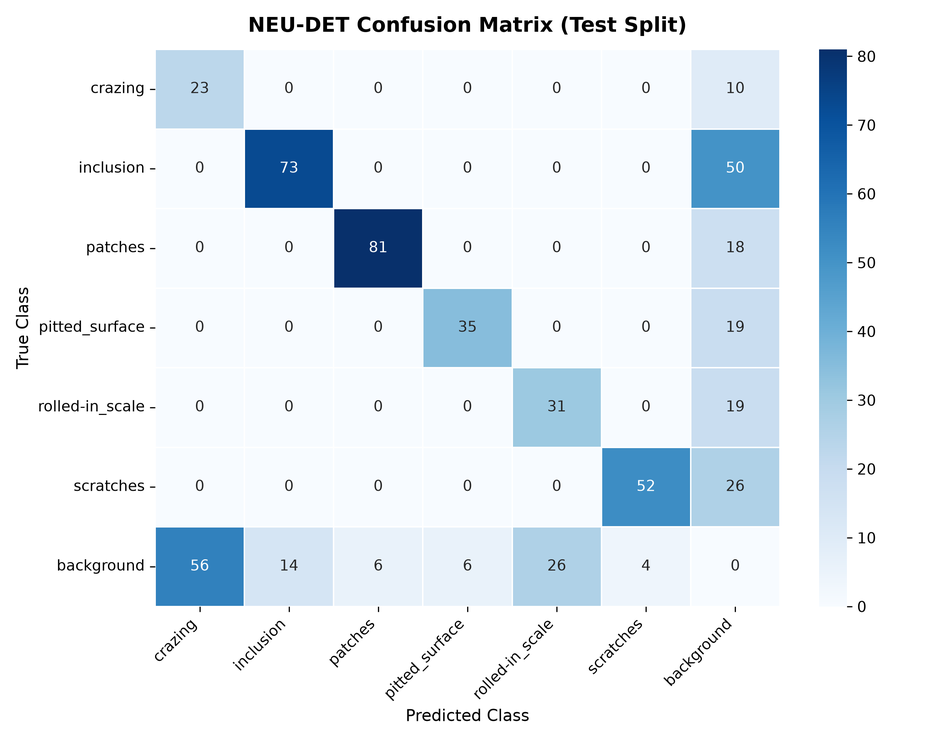
#> input picture reports/cm_01_baseline_yolov8n_imgsz200.png, 952 x 741 px, shrunk from 2700 x 2100 before the run
$ python -i drift.py   (imports and definitions only)   (older library calls are emulated)
#> lines starting #> are read from the running program, lines starting #| are printed output that depends on the picture
#> further down, picture is the input picture: shape (741, 952, 3); mean B, G, R 244.2, 237.1, 228.5
"""
Production Input Distribution & Concept Drift Monitor for Industrial Vision.
Tracks per-request image photometric statistics (brightness, contrast, sharpness, entropy),
compares against training baseline distributions via the two-sample Kolmogorov-Smirnov (KS) test,
and enforces an automated retraining trigger when significant covariate shift occurs.
"""

import os
import glob
import json
import argparse
from pathlib import Path
from collections import deque
import numpy as np
import cv2
from scipy import stats


def compute_image_metrics(image: np.ndarray) -> dict:
    """
    Calculates essential photometric and structural image statistics.
    Input image can be BGR or Grayscale uint8 array.
    """
    if len(image.shape) == 3:
        gray = cv2.cvtColor(image, cv2.COLOR_BGR2GRAY)
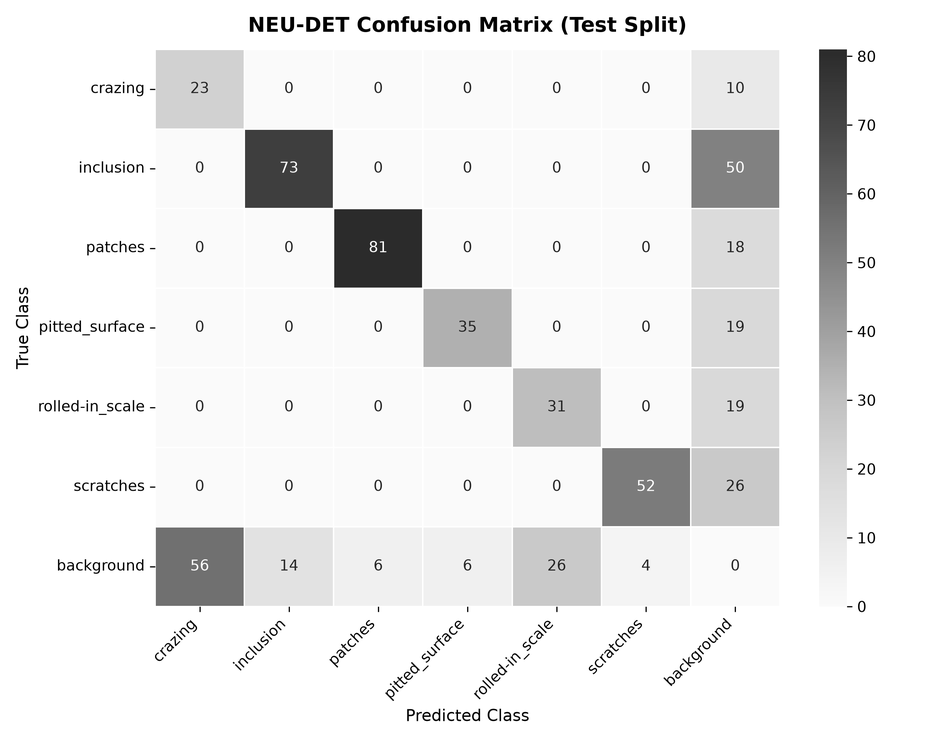
#> gray: shape (741, 952); min 0, max 255, mean 235.3
    else:
        gray = image

    # 1. Brightness: mean intensity [0, 255]
    brightness = float(np.mean(gray))
#> brightness = 235.3

    # 2. Contrast: standard deviation of pixel intensities
    contrast = float(np.std(gray))
#> contrast = 46.13

    # 3. Sharpness: Laplacian variance (focus/blur indicator)
    laplacian = cv2.Laplacian(gray, cv2.CV_64F)
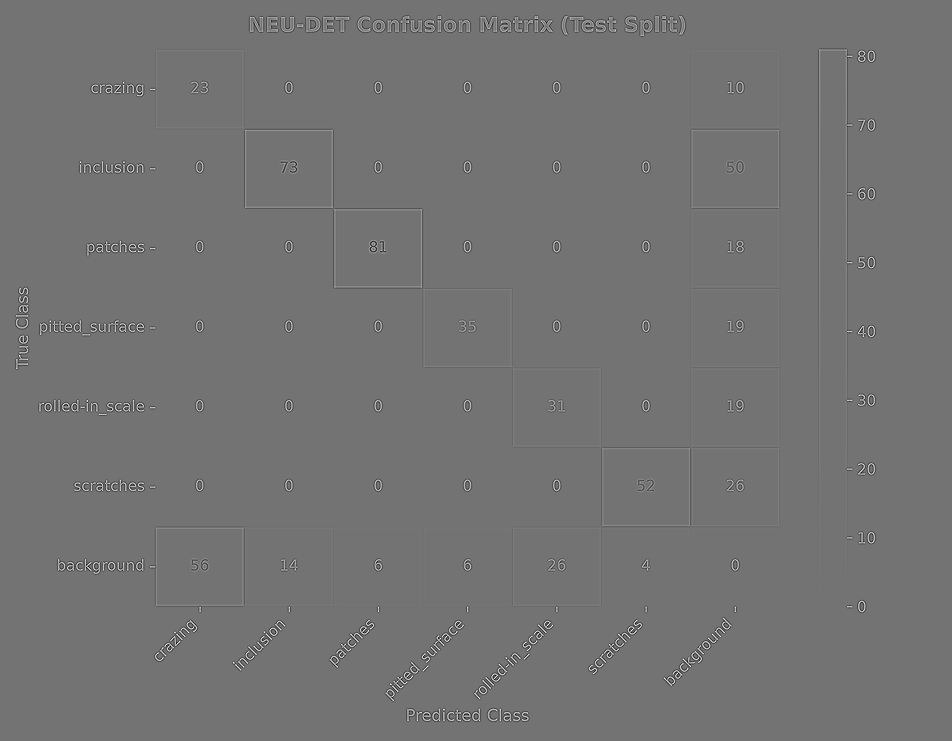
#> laplacian: shape (741, 952) float64; min -612, max 736, mean 0; drawn with min black and max white
    sharpness = float(laplacian.var())
#> sharpness = 2013.5

    # 4. Image Entropy: information content
    hist, _ = np.histogram(gray, bins=256, range=(0, 256), density=True)
#> hist = 256 values, max 0.466 at index 255, min 5.25e-05 at index 20, mean 0.00391
    hist = hist[hist > 0]
    entropy = float(-np.sum(hist * np.log2(hist)))
#> entropy = 2.99

    return {
        "brightness": round(brightness, 2),
        "contrast": round(contrast, 2),
        "sharpness": round(sharpness, 2),
        "entropy": round(entropy, 2),
    }


# [71 lines left out: function build_baseline_distribution, not called in this run]


class DriftMonitor:
    """
    Tracks streaming request metrics and tests for distribution shift.
    """

    # [180 lines left out: functions __init__, record_image, check_drift, run_drift_demo, not called in this run]


# [13 lines not run here, left out]

>>> import cv2
>>> picture = cv2.imread('../../reports/cm_01_baseline_yolov8n_imgsz200.png')
>>> result = compute_image_metrics(picture)
#> result = {'brightness': 235.3, 'contrast': 46.13, 'sharpness': 2013.5, 'entropy': 2.99}

$ run again, on reports/BoxF1_curve.png
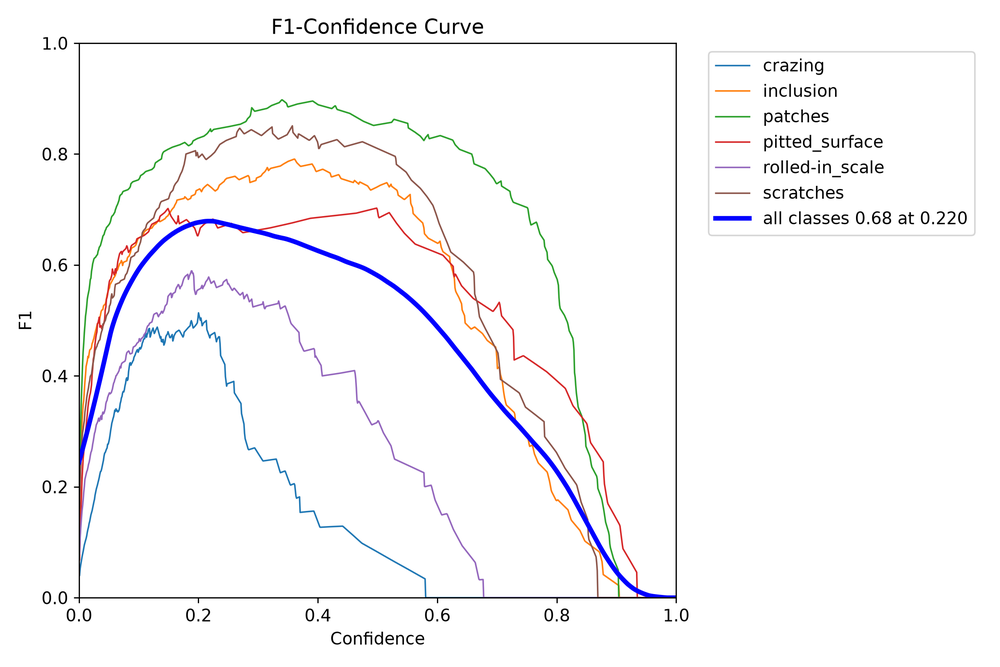
#> input picture reports/BoxF1_curve.png, 1000 x 667 px, shrunk from 2250 x 1500 before the run
#> picture is the input picture: shape (667, 1000, 3); mean B, G, R 249.1, 247.8, 248.3
#> in compute_image_metrics, `gray = cv2.cvtColor(image, cv2.COLOR_BGR2GRAY)`:
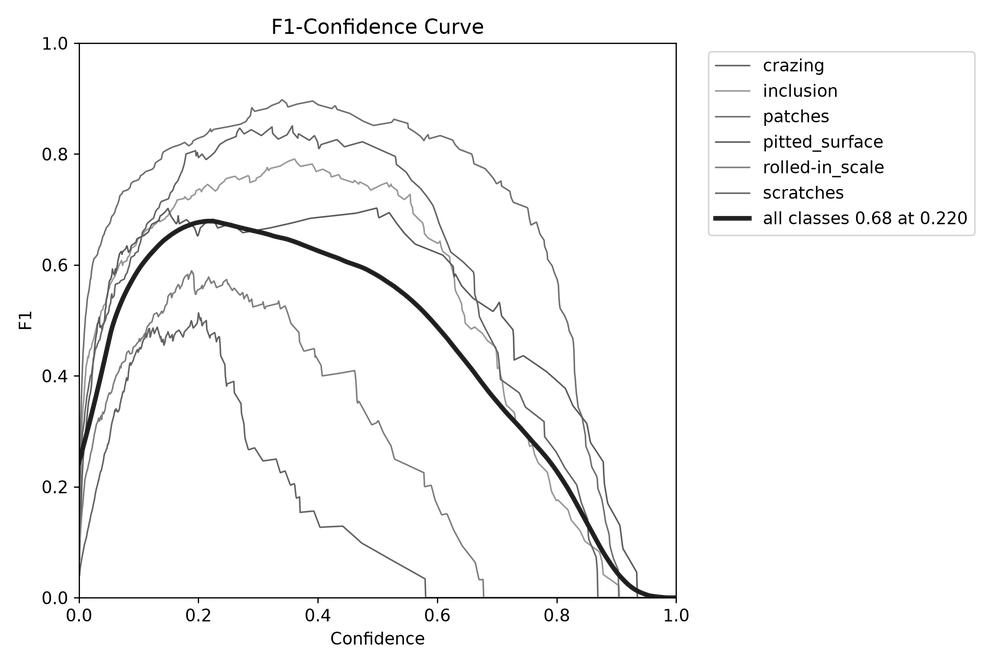
#> gray: shape (667, 1000); min 0, max 255, mean 248.1
#> brightness = 248.1
#> contrast = 33.7
#> sharpness = 2616.7
#> hist = 256 values, max 0.911 at index 255, min 3.6e-05 at index 63, mean 0.00391
#> entropy = 1
#> result = {'brightness': 248.1, 'contrast': 33.7, 'sharpness': 2616.7, 'entropy': 1}

$ run again, on reports/BoxPR_curve.png
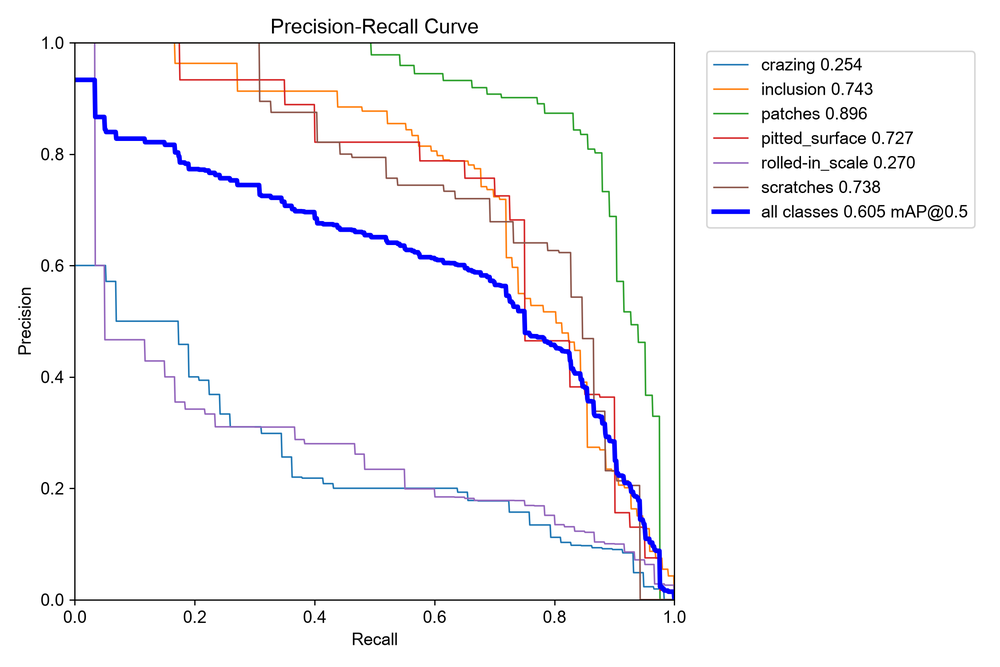
#> input picture reports/BoxPR_curve.png, 1000 x 667 px, shrunk from 2250 x 1500 before the run
#> picture is the input picture: shape (667, 1000, 3); mean B, G, R 249.3, 247.5, 248
#> in compute_image_metrics, `gray = cv2.cvtColor(image, cv2.COLOR_BGR2GRAY)`:
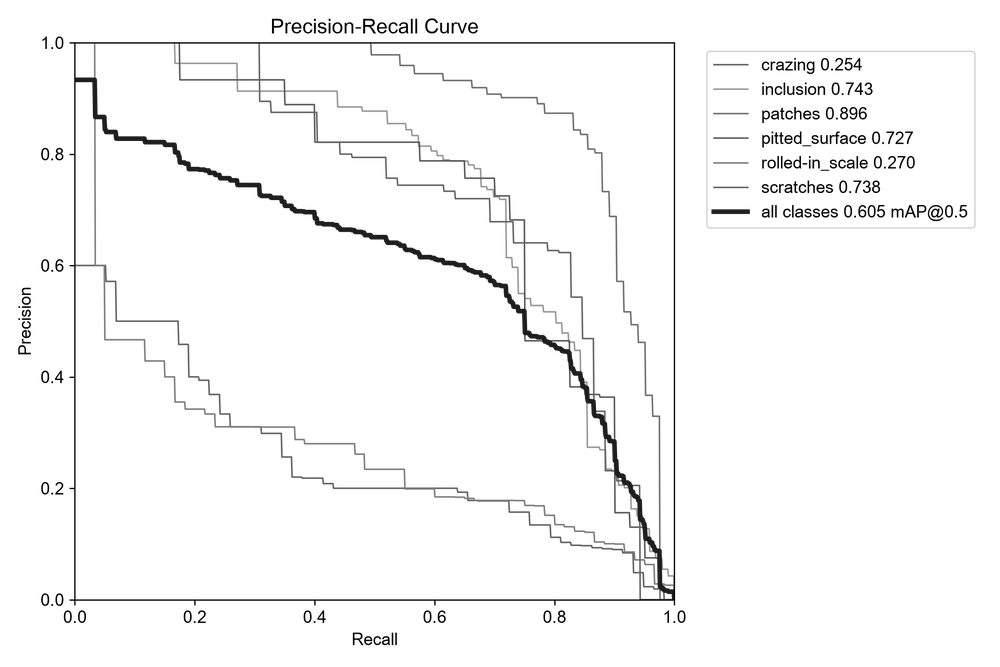
#> gray: shape (667, 1000); min 0, max 255, mean 247.9
#> brightness = 247.9
#> contrast = 34.33
#> in compute_image_metrics, `laplacian = cv2.Laplacian(gray, cv2.CV_64F)`:
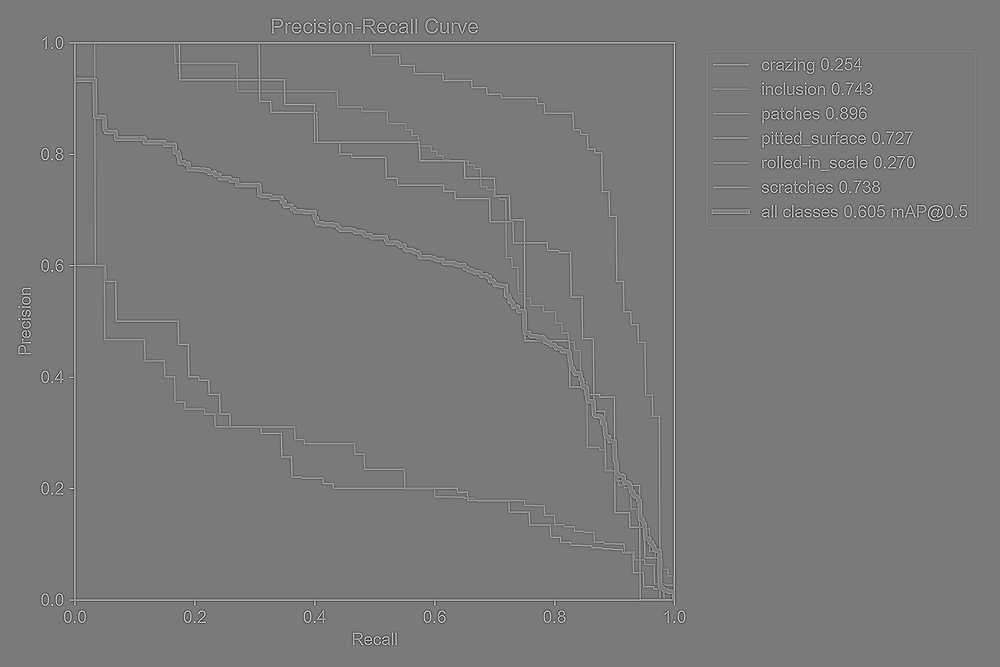
#> laplacian: shape (667, 1000) float64; min -631, max 681, mean 0; drawn with min black and max white
#> sharpness = 2585.7
#> hist = 256 values, max 0.912 at index 255, min 3.75e-05 at index 63, mean 0.00391
#> entropy = 0.992
#> result = {'brightness': 247.9, 'contrast': 34.33, 'sharpness': 2585.8, 'entropy': 0.99}
